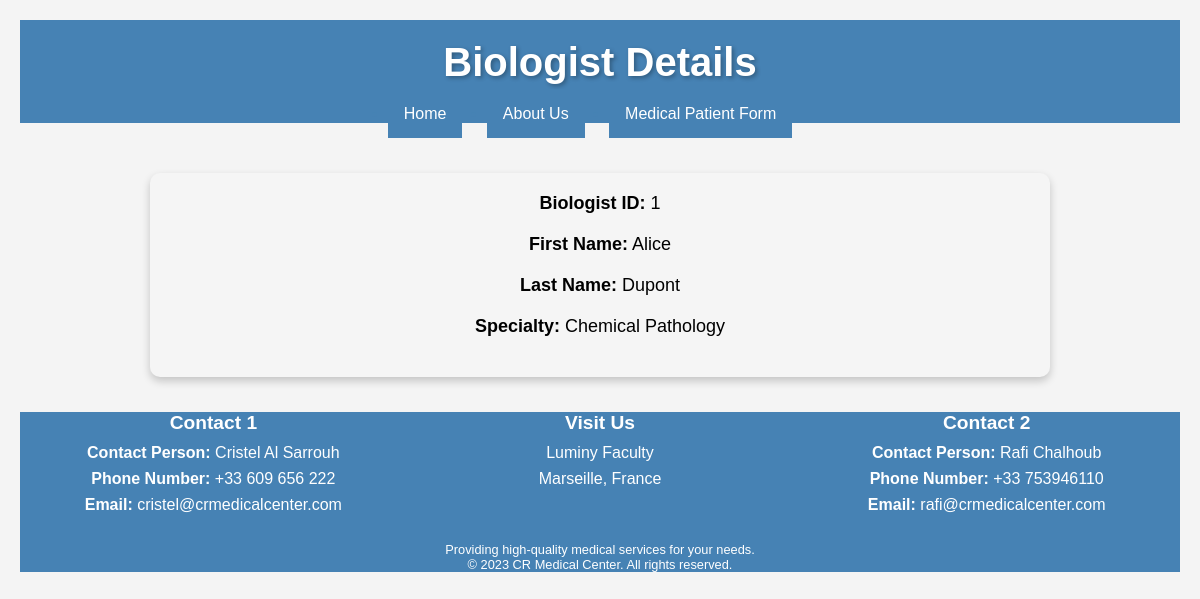
The app's page /biologist/1 with its own data.
### medical_test_center_app/models.py (models this page shows, shortened)
class Biologist(models.Model):
    ID_bio = models.AutoField(primary_key=True)
    firstname_bio = models.CharField(max_length=255)
    lastname_bio = models.CharField(max_length=255)
    specialty = models.CharField(max_length=255)

### medical_test_center_app/views.py (the view)
# urls.py: path('biologist/<int:biologistid>', display_biologist, name='show_biologist'),
def display_biologist(request, biologistid):
    biologist = Biologist.objects.filter(ID_bio=biologistid)
    if len(biologist) == 1:
        biologist = biologist[0]
        return render(request, "biologist.html", {"biologist": biologist})
    else:
        return HttpResponse("Error")

### medical_test_center_app/templates/biologist.html (shortened to what this page needs)
{% load static %}
<!DOCTYPE html>
<html lang="en">
<head>
    <link rel="stylesheet" type="text/css" href="{% static 'css/biologist_detail.css' %}">
</head>
<body>
    <header>
        <h1>Biologist Details</h1>
        {% include 'navbar.html' %}
    </header>
    <div class="container">
        <div class="biologist-info">
            <span class="label">Biologist ID:</span> {{ biologist.ID_bio }}
        </div>
        <div class="biologist-info">
            <span class="label">First Name:</span> {{ biologist.firstname_bio }}
        </div>
        <div class="biologist-info">
            <span class="label">Last Name:</span> {{ biologist.lastname_bio }}
        </div>
        <div class="biologist-info">
            <span class="label">Specialty:</span> {{ biologist.specialty }}
        </div>
    </div>
    {% include 'footer.html' %}
</body>
</html>

### medical_test_center_app/static/css/biologist_detail.css (style rules this page uses)
* { margin: 0; padding: 0; box-sizing: border-box; }
body { font-family: Arial, sans-serif; background-color: #f4f4f4; margin: 0; padding: 20px; }
header h1 { font-size: 2.5rem; padding: 20px; background: steelblue; color: white; text-shadow: 2px 2px 4px rgba(0, 0, 0, 0.3); text-align: center; }
.container { max-width: 900px; padding: 20px; text-align: center; background-color: #f5f5f5; border-radius: 10px; box-shadow: 0 4px 8px 0 rgba(0, 0, 0, 0.2); margin: 30px auto; margin-top: 50px; font-size: large; }
.biologist-info { margin-bottom: 20px; }
.label { font-weight: bold; }

### records on screen
Biologist: ID_bio "1", firstname_bio "Alice", lastname_bio "Dupont", specialty "Chemical Pathology"
